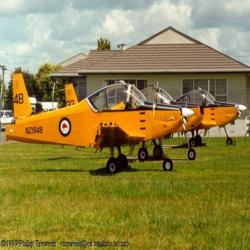
#> input picture COMP338_Assignment1_Dataset/Test/airplanes/0005.jpg, 250 x 250 px
$ python -i SIFT.py   (imports and definitions only)
#> lines starting #> are read from the running program, lines starting #| are printed output that depends on the picture
#> further down, picture is the input picture: shape (250, 250, 3); mean B, G, R 72.7, 132.3, 145.1
"""
Step 1:
Using SIFT to find the key points and descriptors of an image.
Reference: https://medium.com/@russmislam/implementing-sift-in-python-a-complete-guide-part-1-306a99b50aa5
"""

import numpy as np
import cv2
from numpy import all, exp, logical_and, roll, sqrt, stack, trace, deg2rad, rad2deg, where, zeros, floor, round, float32
from functools import cmp_to_key

float_tolerance = 1e-7


def computeKeypointsAndDescriptors(image, sigma=1.6, num_intervals=3, assumed_blur=0.5, image_border_width=5):
#> called with sigma = 1.6, num_intervals = 3, assumed_blur = 0.5, image_border_width = 5
    image = image.astype('float32')
    base_image = resize_image(image, sigma, assumed_blur)
    num_octaves = compute_octaves(base_image.shape)
    gaussian_kernels = get_gaussian_kernels(sigma, num_intervals)
    gaussian_images = generateGaussianImages(base_image, num_octaves, gaussian_kernels)
    dog_images = generateDoGImages(gaussian_images)
    key_points = find_scale_extrema(gaussian_images, dog_images, num_intervals, sigma, image_border_width)
    key_points = removeDuplicateKeypoints(key_points)
    key_points = convertKeypointsToInputImageSize(key_points)
    descriptors = generateDescriptors(key_points, gaussian_images)
    return key_points, descriptors


# double the image and apply Gaussian blur
def resize_image(image, sigma, assumed_blur):
#> called with sigma = 1.6, assumed_blur = 0.5
    image = cv2.resize(image, (0, 0), fx=2, fy=2, interpolation=cv2.INTER_LINEAR)
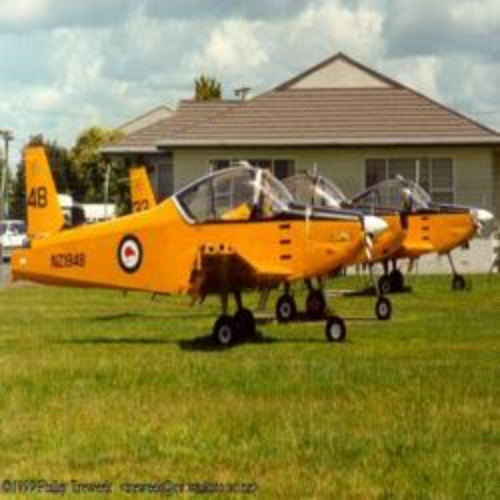
#> image: shape (500, 500, 3) float32; mean of channels 0, 1, 2 72.7, 132.3, 145.1; drawn as B, G, R
    sigma_diff = np.sqrt(max((sigma ** 2) - ((2 * assumed_blur) ** 2), 0.01))
    return cv2.GaussianBlur(image, (0, 0), sigmaX=sigma_diff)


# Compute number of octaves in DoG
def compute_octaves(image_shape): return int(np.round(np.log(min(image_shape)) / np.log(2) - 1))


# Generate some kernels for images based on the sigma and num_intervals
def get_gaussian_kernels(sigma, num_intervals):
#> called with sigma = 1.6, num_intervals = 3
    num_layers_per_octave = num_intervals + 3  # Generate num_intervals + 3 - 1 images per octave
    k = 2 ** (1. / num_intervals)
    # scale of gaussian blur necessary to go from one blur scale to the next within an octave
    gaussian_kernels = np.zeros(num_layers_per_octave)
    gaussian_kernels[0] = sigma
    for image_index in range(1, num_layers_per_octave):
        sigma_previous = (k ** (image_index - 1)) * sigma
        sigma_total = k * sigma_previous
        gaussian_kernels[image_index] = np.sqrt(sigma_total ** 2 - sigma_previous ** 2)
    return gaussian_kernels


# Generate Gaussian images by applying gaussian blur to the base image
def generateGaussianImages(image, num_octaves, gaussian_kernels):
#> called with num_octaves = 1, gaussian_kernels = array of shape (6,)
    gaussian_images = []
    for octave_index in range(num_octaves):
        gaussian_images_in_octave = [image]
        for gaussian_kernel in gaussian_kernels[1:]:
            image = cv2.GaussianBlur(image, (0, 0), sigmaX=gaussian_kernel, sigmaY=gaussian_kernel)
            gaussian_images_in_octave.append(image)
        gaussian_images.append(gaussian_images_in_octave)
        octave_base = gaussian_images_in_octave[-3]
        image = cv2.resize(octave_base, (int(octave_base.shape[1] / 2), int(octave_base.shape[0] / 2)),
                           interpolation=cv2.INTER_NEAREST)
#> this loop made 1 pass
#> pass 1, in generateGaussianImages, `octave_base = gaussian_images_in_octave[-3]`:
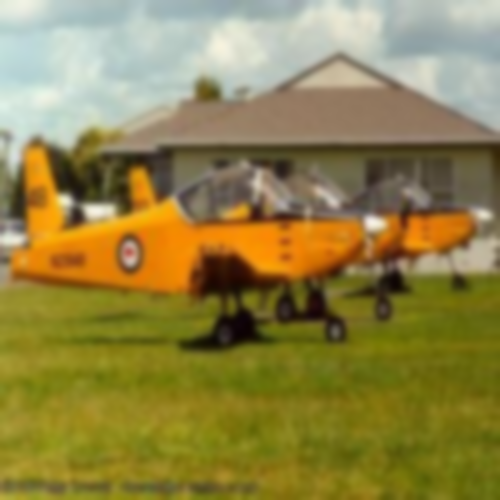
#> octave_base: shape (500, 500, 3) float32; mean of channels 0, 1, 2 72.7, 132.3, 145.1; drawn as B, G, R
#> after the loop, gaussian_images = 1 item
    return np.array(gaussian_images, dtype=object)


# Generate DoG images
def generateDoGImages(gaussian_images):
    dog_images = []

    for gaussian_images_in_octave in gaussian_images:
        dog_images_in_octave = []
        for first_image, second_image in zip(gaussian_images_in_octave, gaussian_images_in_octave[1:]):
            # ordinary subtraction will not work because the images are unsigned integers
            dog_images_in_octave.append(cv2.subtract(second_image, first_image))
        dog_images.append(dog_images_in_octave)
#> after the loop, dog_images = []
    return np.array(dog_images, dtype=object)


# [337 lines left out: functions find_scale_extrema, is_pixel_extrema, localizeExtremumViaQuadraticFit, computeGradientAtCenterPixel, computeHessianAtCenterPixel, computeKeypointsWithOrientations and 5 more, not called in this run]

>>> import cv2
>>> picture = cv2.imread('COMP338_Assignment1_Dataset/Test/airplanes/0005.jpg')
#> (the run stopped early here; a loop or call above may not have finished)

$ run again, on COMP338_Assignment1_Dataset/Test/airplanes/0006.jpg
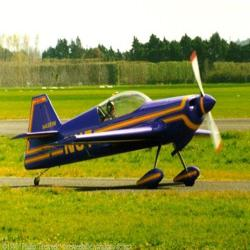
#> input picture COMP338_Assignment1_Dataset/Test/airplanes/0006.jpg, 250 x 250 px
#> picture is the input picture: shape (250, 250, 3); mean B, G, R 72.9, 147, 142.6
#> in resize_image, `image = cv2.resize(image, (0, 0), fx=2, fy=2, interpolation=cv2.INTER_..`:
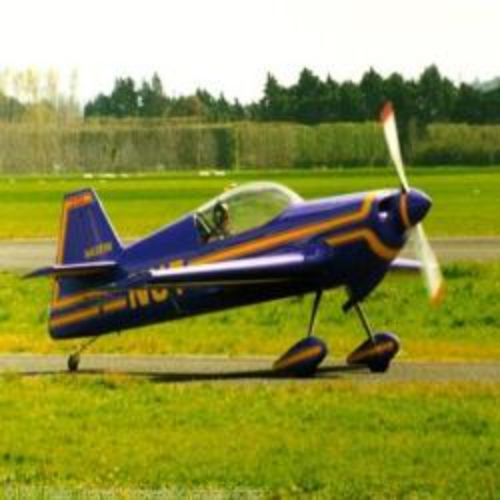
#> image: shape (500, 500, 3) float32; mean of channels 0, 1, 2 72.9, 147, 142.6; drawn as B, G, R
#> the loop in generateGaussianImages, `for octave_index in range(num_octaves):` made 1 pass
#> pass 1, in generateGaussianImages, `octave_base = gaussian_images_in_octave[-3]`:
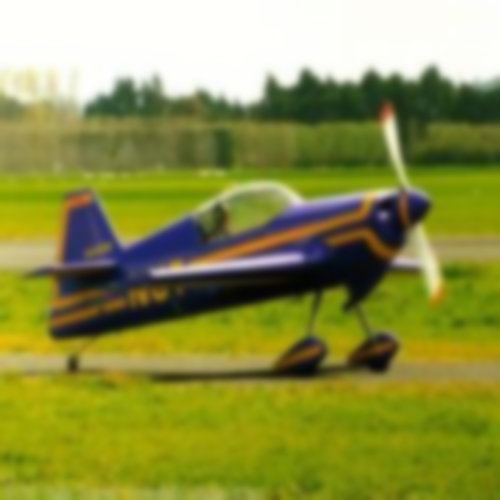
#> octave_base: shape (500, 500, 3) float32; mean of channels 0, 1, 2 72.9, 147, 142.6; drawn with min black and max white
#> after the loop in generateGaussianImages, `for octave_index in range(num_octaves):`: gaussian_images = 1 item
#> the loop in generateDoGImages, `for gaussian_images_in_octave in gaussian_images:` made 1 pass
#> after the loop in generateDoGImages, `for gaussian_images_in_octave in gaussian_images:`: dog_images = []

$ run again, on COMP338_Assignment1_Dataset/Test/airplanes/0009.jpg
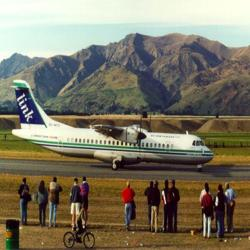
#> input picture COMP338_Assignment1_Dataset/Test/airplanes/0009.jpg, 250 x 250 px
#> picture is the input picture: shape (250, 250, 3); mean B, G, R 99.3, 117.9, 123.9
#> in resize_image, `image = cv2.resize(image, (0, 0), fx=2, fy=2, interpolation=cv2.INTER_..`:
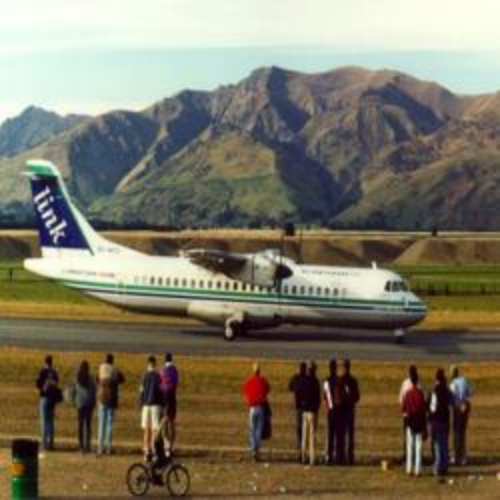
#> image: shape (500, 500, 3) float32; mean of channels 0, 1, 2 99.3, 117.9, 123.9; drawn as B, G, R
#> the loop in generateGaussianImages, `for octave_index in range(num_octaves):` made 1 pass
#> pass 1, in generateGaussianImages, `octave_base = gaussian_images_in_octave[-3]`:
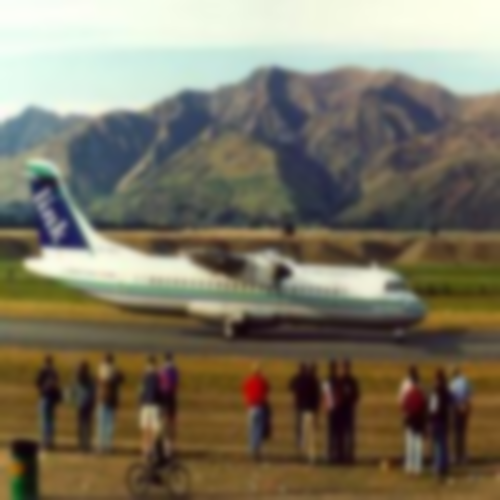
#> octave_base: shape (500, 500, 3) float32; mean of channels 0, 1, 2 99.3, 117.9, 123.9; drawn with min black and max white
#> after the loop in generateGaussianImages, `for octave_index in range(num_octaves):`: gaussian_images = 1 item
#> the loop in generateDoGImages, `for gaussian_images_in_octave in gaussian_images:` made 1 pass
#> after the loop in generateDoGImages, `for gaussian_images_in_octave in gaussian_images:`: dog_images = []

$ run again, on COMP338_Assignment1_Dataset/Test/airplanes/0021.jpg
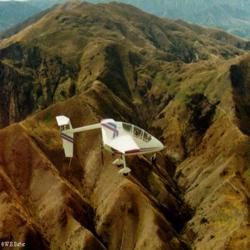
#> input picture COMP338_Assignment1_Dataset/Test/airplanes/0021.jpg, 250 x 250 px
#> picture is the input picture: shape (250, 250, 3); mean B, G, R 41.9, 74.3, 89.2
#> the loop in generateGaussianImages, `for octave_index in range(num_octaves):` made 1 pass
#> pass 1, in generateGaussianImages, `octave_base = gaussian_images_in_octave[-3]`:
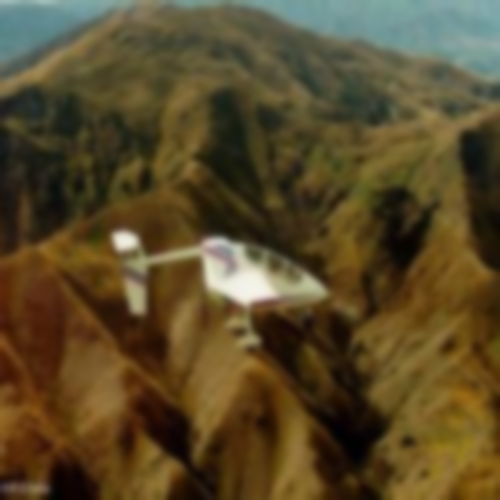
#> octave_base: shape (500, 500, 3) float32; mean of channels 0, 1, 2 41.9, 74.3, 89.2; drawn as B, G, R
#> after the loop in generateGaussianImages, `for octave_index in range(num_octaves):`: gaussian_images = 1 item
#> the loop in generateDoGImages, `for gaussian_images_in_octave in gaussian_images:` made 1 pass
#> after the loop in generateDoGImages, `for gaussian_images_in_octave in gaussian_images:`: dog_images = []
